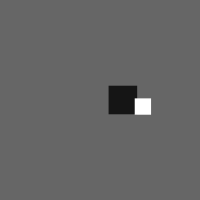
Frame 1 (no input)
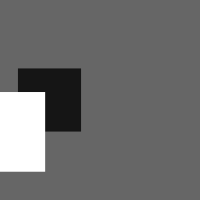
Frame 60 (the mouse pressed at the canvas centre just before this capture)
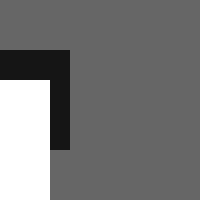
Frame 120 (the mouse held since frame 60 and released just before this capture)

The Processing sketch that drew these frames (run headless with seeded random() and noise(); from frame 60 on, the mouse is pressed at the canvas centre):

// Processing sketch: processing_1393
// ── processing_1393.pde

/**
 * Scale 
 * by Denis Grutze. 
 * 
 * Paramenters for the scale() function are values specified 
 * as decimal percentages. For example, the method call scale(2.0) 
 * will increase the dimension of the shape by 200 percent. 
 * Objects always scale from the origin. 
 */
 
float a = 0.20;
float s = 100.0;

void setup()
{
  size(200,200);
  noStroke();
  rectMode(CENTER);
  frameRate(30);
}

void draw()
{
  background(102);
  
  a = a + 0.09;
  s = sin(a)*2;
  
  translate(width/2, height/2);
  scale(s); 
  fill(21);
  rect(40, 0, 50, 50); 
  
  translate(75, 0);
  fill(255);
  scale(s);
  rect(0, 20, 50, 50);       
}
